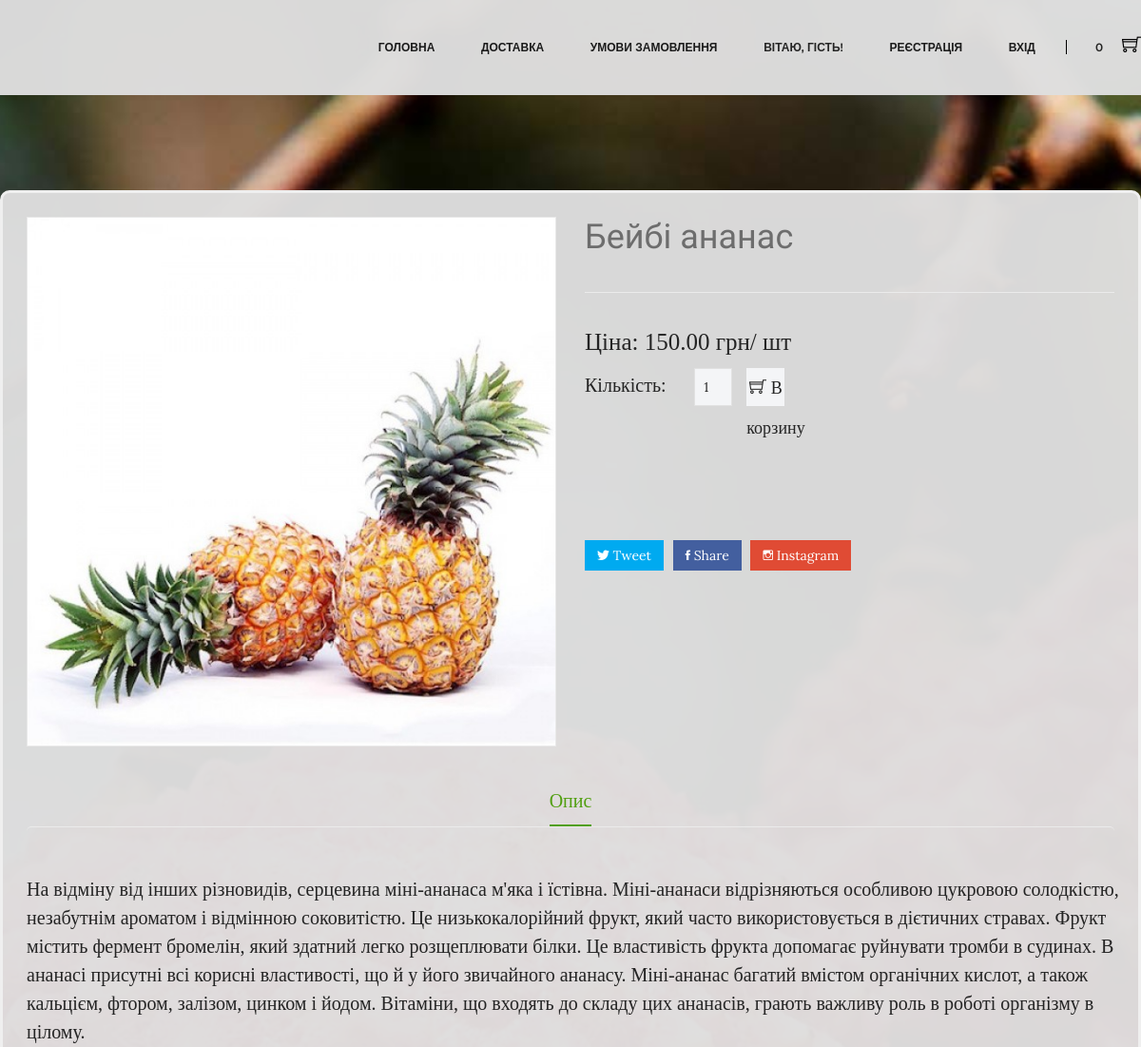
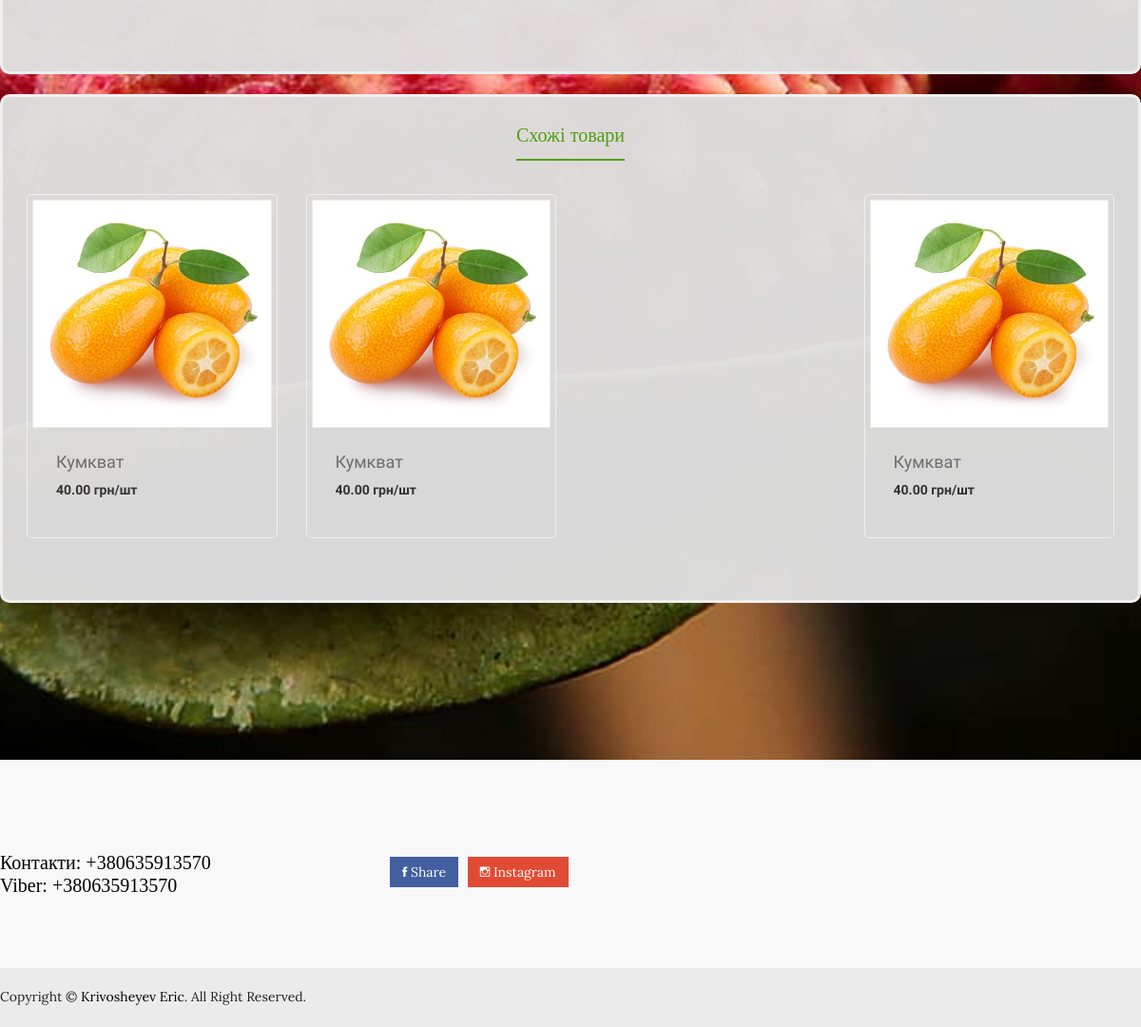
Screenshot of /product/babypineapple/ with the database file from the repository (2 pictures, top to bottom).
### shop/shop/main/models.py (models this page shows, shortened)
class Product(models.Model):
    category = models.ForeignKey('Category' , on_delete= models.DO_NOTHING )
    title = models.CharField(max_length=100)
    price = models.DecimalField(max_digits=9, decimal_places=2)
    slug = models.SlugField()
    description = models.TextField()
    image = models.ImageField(upload_to=image_folder)
    available = models.BooleanField(default=True)
    objects= ProductManager()
    def get_absolute_url(self):
        return reverse('product_detail',kwargs={'product_slug': self.slug})

### shop/shop/main/views.py (the view)
# urls.py: path('product/<product_slug>/',product_view, name='product_detail'),
def product_view(request, product_slug):
    cart = try_session(request)
    product =Product.objects.get(slug=product_slug)
    products = Product.objects.all()
    c = count(cart)
    context = {
        'c': c,
        'product' : product,
        'categories': get_categories(),
        'products': products,
        'cart' : cart
    }
    return render(request,'product.html',context)

### shop/shop/main/models.py (called while the page is built)
    def all(self, *args, **kwargs):
        return super(ProductManager, self).get_queryset().filter(available=True)

### shop/shop/main/views.py (called while the page is built)
def min_price():
    products = Product.objects.all()
    min_price = products[0].price
    for product in products[1:]:
        if min_price > product.price:
            min_price = product.price
    return  float(min_price)

def max_price():
    products = Product.objects.all()
    max_price = products[0].price
    for product in products[1:]:
        if max_price < product.price:
            max_price = product.price
    return  float(max_price)

def check_len():
    len_of = len(Product.objects.all())
    return len_of

def default_check(request):
    request.session['check_qty'] = 20
    request.session['check_category'] = ['all']
    request.session['check_sort'] = 'default'
    request.session['check_price_min'] = round(min_price() + 0.5)
    request.session['check_price_max'] = round(max_price() + 0.5)
    request.session['check_list']= 1

def try_session (request):
    try:
        cart_id = request.session['cart_id']
        cart = Cart.objects.get(id=cart_id)
        request.session['total'] = cart.item.count()
        if not request.session['check_qty']:
            default_check(request)
        if not request.session['check_list']:
            request.session['check_list'] = check_len()
    except:
        cart = Cart()
        cart.save()
        cart_id = cart.id
        request.session['cart_id'] = cart_id
        default_check(request)
        request.session['check_len'] = check_len()
        cart = Cart.objects.get(id=cart_id)
    return cart

def get_categories():
    return Category.objects.all()

def count(cart) :
    total = 0
    for item_on_cart in cart.item.all():
        if int(item_on_cart.qty) :
            total += item_on_cart.qty
    return total

### main/templates/product.html (shortened to what this page needs)
{% extends 'wrapper.html' %}
{% load static %}
{% block content %}
        <div class="product-details pt-100 pb-95 ">
            <div class="cont theme-bg product-cont">
                <div class="row">
                    <div class="col-lg-6 col-md-12 ">
                        <div class="product-details-img">
                            <img class="detait-img" src="{{ product.image.url }}"  alt=""/>
                        </div>
                    </div>
                    <div class="col-lg-6 col-md-12">
                        <div class="product-details-content">
                            <h4>{{ product.title }}</h4>
                        </div>
                            <br>
                        <div class="quality-add-to-cart">
                             <div>
                                <p style="width: 103%; font-size: 25px;  font-family: Georgia;">Ціна: {{ product.price }} грн/{% if '1' == product.quantity %}{% else %} {{ product.quantity }}  {% endif %} шт</p>
                            </div>
                                <div class="quality">
                                    <label style="font-size: 20px;  font-family: Georgia;">Кількість:</label>
                                    <input id="product-qty-{{ product.slug }}"  data-id="{{ item.id }}" type ="number"  name="qty" value="1" min="1" style="background:#f4f5f7">
                                </div>
                                <div class="shop-list-cart-wishlist">
                                    <a title="Добавити в корзину" class="add_to_cart" data-slug = '{{ product.slug }}'>
                                        <i class="ti-shopping-cart"></i>
                                        В корзину
                                    </a>
                                </div>
                            </div>
<br><br>
                            <div class="pro-dec-social">
                                <ul>
                                    <li><a class="tweet" href="#"><i class="ion-social-twitter"></i> Tweet</a></li>
                                    <li><a class="share" href="#"><i class="ion-social-facebook"></i> Share</a></li>
                                    <li><a class="google" href="#"><i class="ion-social-instagram-outline"></i> Instagram</a></li>
                                </ul>
                            </div>
                        </div>
                    </div>
                <br>
                <br>
                <div class="description-review-wrapper">
                    <div class="description-review-topbar nav text-center">
                        <a class="active" data-toggle="tab" href="#des-details1">Опис</a>
                    </div>
                    <div class="tab-content description-review-bottom">
                        <div  class="tab-pane active">
                            <div class="product-description-wrapper">
                                <p style="width: 103%; font-size: 20px;font-family: Georgia;">{{ product.description }}</p>
                            </div>
                        </div>
                    </div>
                </div>
<br>
</div>
            <br>
<div class="description-review-area pb-70">
            <div class="cont theme-bg product-cont">
                <div class="description-review-wrapper">
                    <div class="description-review-topbar nav text-center">
                        <a class="active" data-toggle="tab" href="#des-details1">Схожі товари</a>
                    </div>
                    <div class="tab-content ">
                        <div  class="tab-pane active">
                            <div class="product-description-wrapper">
                                <div class="product-area pb-40 " >
                                        <div class="featured-product-active hot-flower owl-carousel product-nav">
                                        {% for the_product in products %}
                                            {% if the_product.category == product.category and the_product.slug != product.slug %}
                                            <div class="product-wrapper">
                                                <div class="product-img">
                                                    <a href="{{  the_product.get_absolute_url }} ">
                                                        <img alt="" src="{{ the_product.image.url }}">
                                                    </a>
                                                    <div class="product-action">
                                                    </div>
                                                </div>
                                                <div class="product-content text-left">
                                                    <div class="product-hover-style">
                                                        <div class="product-title">
                                                            <h4>
                                                                <a href="{{ the_product.get_absolute_url }}">{{ the_product.title }}</a>
                                                            </h4>
                                                        </div>
                                                        <div class="product-price-wrapper">
                                                        <span>{{ the_product.price }} грн/шт</span>
                                                        </div>
                                                    </div>
                                                </div>
                                            </div>
                                            {% endif %}
                                        {% endfor %}
                                        </div>
                                </div>
                            </div>
                        </div>
                    </div>
                </div>
            </div>
        </div>
        </div>
{% endblock content %}

### rows the page displays
Product: image (picture), title "Бейбі ананас", price "150.00", description "На відміну від інших різновидів, серцевина міні-ананаса м'яка і їстівна. Міні-ананаси відрізняються особливою цукровою солодкістю, незабутнім ароматом і відмінною соковитістю. Це низькокалорійний фрукт, який часто використовується в дієтичних стравах. Фрукт містить фермент бромелін, який здатний легко розщеплювати білки. Це властивість фрукта допомагає руйнувати тромби в судинах. В ананасі присутні всі корисні властивості, що й у його звичайного ананасу. Міні-ананас багатий вмістом органічних кислот, а також кальцієм, фтором, залізом, цинком і йодом. Вітаміни, що входять до складу цих ананасів, грають важливу роль в роботі організму в цілому."
Product: image (picture), title "Кумкват", price "40.00"

### other values shown
{{ c }} "0"
